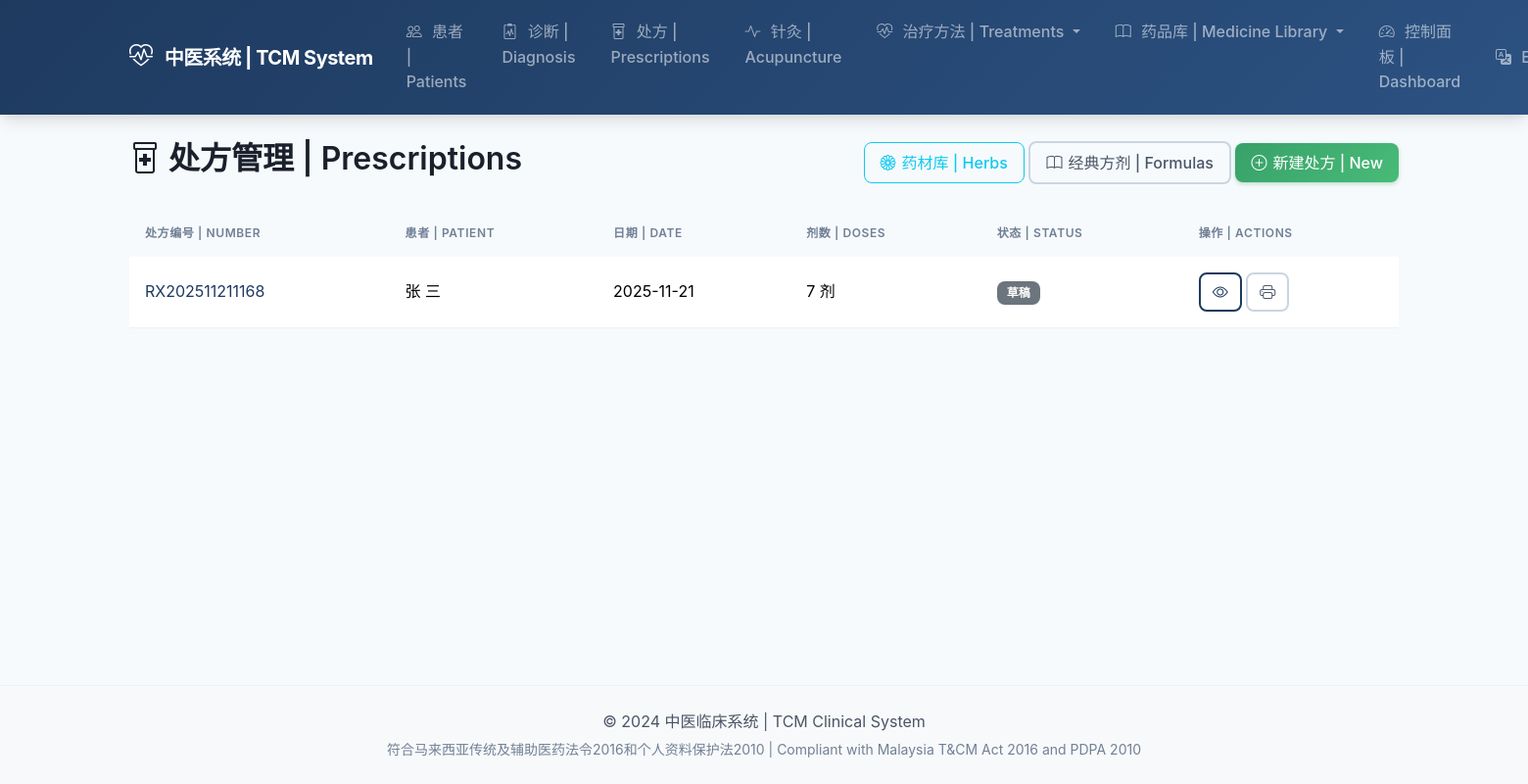
Page /prescriptions/ (signed in) on the committed database.
### prescriptions/models.py (models this page shows, shortened)
class Prescription(models.Model):
    class Status(models.TextChoices):
        DRAFT = 'draft', _('草稿')
        CONFIRMED = 'confirmed', _('已确认')
        DISPENSED = 'dispensed', _('已配药')
        COMPLETED = 'completed', _('已完成')
        CANCELLED = 'cancelled', _('已取消')
    patient = models.ForeignKey(
        'patients.Patient',
        on_delete=models.CASCADE,
        related_name='prescriptions',
        verbose_name=_('患者'),
    )
    practitioner = models.ForeignKey(
        settings.AUTH_USER_MODEL,
        on_delete=models.SET_NULL,
        null=True,
        related_name='prescriptions',
        verbose_name=_('医师'),
    )
    diagnosis_session = models.ForeignKey(
        'diagnosis.DiagnosisSession',
        on_delete=models.SET_NULL,
        null=True,
        blank=True,
        related_name='prescriptions',
        verbose_name=_('诊断记录'),
    )
    based_on_formula = models.ForeignKey(
        ClassicFormula,
        on_delete=models.SET_NULL,
        null=True,
        blank=True,
        related_name='derived_prescriptions',
        verbose_name=_('基于方剂'),
    )
    prescription_number = models.CharField(
        _('处方编号'),
        max_length=50,
        unique=True,
    )
    prescription_date = models.DateTimeField(
        _('处方日期'),
        auto_now_add=True,
    )
    diagnosis = models.TextField(
        _('诊断'),
        blank=True,
    )
    treatment_principle = models.TextField(
        _('治则治法'),
        blank=True,
    )
    doses = models.PositiveIntegerField(
        _('剂数'),
        default=7,
        help_text=_('Number of doses to prepare'),
    )
    decoction_method = models.TextField(
        _('煎煮方法'),
        default='水煎服，每日一剂，分两次温服。',
        help_text=_('Instructions for decoction'),
    )
    dietary_advice = models.TextField(
        _('饮食宜忌'),
        blank=True,
    )
    lifestyle_advice = models.TextField(
        _('生活建议'),
        blank=True,
    )
    notes = models.TextField(
        _('备注'),
        blank=True,
    )
    status = models.CharField(
        _('状态'),
        max_length=20,
        choices=Status.choices,
        default=Status.DRAFT,
    )
    total_price = models.DecimalField(
        _('总价'),
        max_digits=10,
        decimal_places=2,
        null=True,
        blank=True,
    )
    created_at = models.DateTimeField(auto_now_add=True)
    updated_at = models.DateTimeField(auto_now=True)
    class Meta:
        verbose_name = _('处方')
        verbose_name_plural = _('处方')
        ordering = ['-prescription_date']

### patients/models.py (models this page shows, shortened)
class Patient(models.Model):
    class Gender(models.TextChoices):
        MALE = 'M', _('Male (男)')
        FEMALE = 'F', _('Female (女)')
        OTHER = 'O', _('Other (其他)')
    class BloodType(models.TextChoices):
        A_POSITIVE = 'A+', 'A+'
        A_NEGATIVE = 'A-', 'A-'
        B_POSITIVE = 'B+', 'B+'
        B_NEGATIVE = 'B-', 'B-'
        AB_POSITIVE = 'AB+', 'AB+'
        AB_NEGATIVE = 'AB-', 'AB-'
        O_POSITIVE = 'O+', 'O+'
        O_NEGATIVE = 'O-', 'O-'
        UNKNOWN = 'UK', _('Unknown')
    patient_id = models.UUIDField(
        default=uuid.uuid4,
        editable=False,
        unique=True,
    )
    first_name = models.CharField(
        _('First Name'),
        max_length=100,
    )
    last_name = models.CharField(
        _('Last Name'),
        max_length=100,
    )
    chinese_name = models.CharField(
        _('Chinese Name (中文姓名)'),
        max_length=100,
        blank=True,
    )
    ic_number = models.CharField(
        _('IC/Passport Number'),
        max_length=30,
        unique=True,
        help_text=_('Malaysian IC or Passport number'),
    )
    date_of_birth = models.DateField(
        _('Date of Birth'),
    )
    gender = models.CharField(
        _('Gender'),
        max_length=1,
        choices=Gender.choices,
    )
    blood_type = models.CharField(
        _('Blood Type'),
        max_length=3,
        choices=BloodType.choices,
        default=BloodType.UNKNOWN,
    )
    phone = models.CharField(
        _('Phone Number'),
        max_length=20,
    )
    email = models.EmailField(
        _('Email'),
        blank=True,
    )
    address = models.TextField(
        _('Address'),
    )
    emergency_contact_name = models.CharField(
        _('Emergency Contact Name'),
        max_length=100,
        blank=True,
    )
    emergency_contact_phone = models.CharField(
        _('Emergency Contact Phone'),
        max_length=20,
        blank=True,
    )
    allergies = models.TextField(
        _('Allergies (过敏史)'),
        blank=True,
        help_text=_('List all known allergies to medications, herbs, or substances'),
    )
    chronic_conditions = models.TextField(
        _('Chronic Conditions (慢性疾病)'),
        blank=True,
        help_text=_('e.g., Diabetes, Hypertension, Heart Disease'),
    )
    current_medications = models.TextField(
        _('Current Medications (目前用药)'),
        blank=True,
        help_text=_('List all current Western and TCM medications'),
    )
    medical_history = models.TextField(
        _('Medical History (病史)'),
        blank=True,
        help_text=_('Past surgeries, major illnesses, hospitalizations'),
    )
    family_history = models.TextField(
        _('Family History (家族史)'),
        blank=True,
        help_text=_('Hereditary conditions in family'),
    )
    tcm_constitution = models.CharField(
        _('TCM Constitution (中医体质)'),
        max_length=100,
        blank=True,
        help_text=_('e.g., 气虚质, 阳虚质, 痰湿质'),
    )
    photo = models.ImageField(
        _('Photo'),
        upload_to='patients/photos/',
        blank=True,
        null=True,
    )
    notes = models.TextField(
        _('Additional Notes'),
        blank=True,
    )
    assigned_practitioner = models.ForeignKey(
        settings.AUTH_USER_MODEL,
        on_delete=models.SET_NULL,
        null=True,
        blank=True,
        related_name='patients',
        limit_choices_to={'role': 'practitioner'},
        verbose_name=_('Assigned Practitioner'),
    )
    user_account = models.OneToOneField(
        settings.AUTH_USER_MODEL,
        on_delete=models.SET_NULL,
        null=True,
        blank=True,
        related_name='patient_profile',
        verbose_name=_('User Account'),
    )
    consent_data_sharing = models.BooleanField(
        _('Consent to Data Sharing'),
        default=False,
        help_text=_('PDPA 2010 compliant consent for data sharing'),
    )
    consent_date = models.DateField(
        _('Consent Date'),
        null=True,
        blank=True,
    )
    is_active = models.BooleanField(
        _('Active'),
        default=True,
    )
    created_at = models.DateTimeField(auto_now_add=True)
    updated_at = models.DateTimeField(auto_now=True)
    class Meta:
        verbose_name = _('Patient')
        verbose_name_plural = _('Patients')
        ordering = ['-updated_at']
    @property
    def full_name(self):
        return f"{self.first_name} {self.last_name}"

### prescriptions/views.py (the view)
# urls.py: path('', views.PrescriptionListView.as_view(), name='list'),
class PrescriptionListView(LoginRequiredMixin, PractitionerRequiredMixin, ListView):
    model = Prescription
    template_name = 'prescriptions/prescription_list.html'
    context_object_name = 'prescriptions'
    paginate_by = 20
    def get_queryset(self):
        queryset = Prescription.objects.select_related('patient', 'practitioner')
        if self.request.user.role == 'practitioner' and not self.request.user.is_staff:
            queryset = queryset.filter(practitioner=self.request.user)
        return queryset.order_by('-prescription_date')

### accounts/models.py (called while the page is built)
    @property
    def is_admin(self):
        return self.role == self.Role.ADMIN

    @property
    def is_practitioner(self):
        return self.role == self.Role.PRACTITIONER

### prescriptions/views.py (called while the page is built)
    def test_func(self):
        return self.request.user.is_authenticated and (
            self.request.user.role in ['practitioner', 'admin'] or
            self.request.user.is_staff
        )

### templates/prescriptions/prescription_list.html (shortened to what this page needs)
{% extends 'base.html' %}
{% load i18n %}
{% block content %}
<div class="d-flex justify-content-between align-items-center mb-4">
    <h2>
        <i class="bi bi-prescription2"></i>
        处方管理 | Prescriptions
    </h2>
    <div>
        <a href="{% url 'prescriptions:herb_list' %}" class="btn btn-outline-info">
            <i class="bi bi-flower1"></i> 药材库 | Herbs
        </a>
        <a href="{% url 'prescriptions:formula_list' %}" class="btn btn-outline-secondary">
            <i class="bi bi-book"></i> 经典方剂 | Formulas
        </a>
        <a href="{% url 'prescriptions:select_patient' %}" class="btn btn-success">
            <i class="bi bi-plus-circle"></i> 新建处方 | New
        </a>
    </div>
</div>
{% if prescriptions %}
<div class="table-responsive">
    <table class="table table-hover">
        <thead class="table-light">
            <tr>
                <th>处方编号 | Number</th>
                <th>患者 | Patient</th>
                <th>日期 | Date</th>
                <th>剂数 | Doses</th>
                <th>状态 | Status</th>
                <th>操作 | Actions</th>
            </tr>
        </thead>
        <tbody>
            {% for prescription in prescriptions %}
            <tr>
                <td>
                    <a href="{% url 'prescriptions:detail' prescription.pk %}">
                        {{ prescription.prescription_number }}
                    </a>
                </td>
                <td>{{ prescription.patient.full_name }}</td>
                <td>{{ prescription.prescription_date|date:"Y-m-d" }}</td>
                <td>{{ prescription.doses }} 剂</td>
                <td>
                    <span class="badge bg-{% if prescription.status == 'completed' %}success{% elif prescription.status == 'confirmed' %}primary{% elif prescription.status == 'dispensed' %}info{% elif prescription.status == 'cancelled' %}danger{% else %}secondary{% endif %}">
                        {{ prescription.get_status_display }}
                    </span>
                </td>
                <td>
                    <a href="{% url 'prescriptions:detail' prescription.pk %}" class="btn btn-sm btn-outline-primary">
                        <i class="bi bi-eye"></i>
                    </a>
                    <a href="{% url 'prescriptions:print' prescription.pk %}" class="btn btn-sm btn-outline-secondary" target="_blank">
                        <i class="bi bi-printer"></i>
                    </a>
                </td>
            </tr>
            {% endfor %}
        </tbody>
    </table>
</div>
{% else %}
<div class="alert alert-info">
    <i class="bi bi-info-circle me-2"></i>
    暂无处方记录。| No prescriptions yet.
    <a href="{% url 'prescriptions:select_patient' %}" class="alert-link">新建处方 | Create one</a>
</div>
{% endif %}
{% endblock %}

### static/css/style.css (style rules this page uses)
:root { --tcm-primary: #1e3a5f; --tcm-primary-light: #2c5282; --tcm-primary-dark: #152a45; --tcm-secondary: #38a169; --tcm-secondary-light: #48bb78; --tcm-accent: #ed8936; --tcm-accent-light: #f6ad55; --tcm-danger: #e53e3e; --tcm-warning: #ecc94b; --tcm-info: #4299e1; --tcm-gray-50: #f7fafc; --tcm-gray-100: #edf2f7; --tcm-gray-200: #e2e8f0; --tcm-gray-300: #cbd5e0; --tcm-gray-400: #a0aec0; --tcm-gray-500: #718096; --tcm-gray-600: #4a5568; --tcm-gray-700: #2d3748; --tcm-gray-800: #1a202c; --tcm-gradient: linear-gradient(135deg, var(--tcm-primary) 0%, var(--tcm-primary-light) 100%); --tcm-gradient-accent: linear-gradient(135deg, var(--tcm-secondary) 0%, var(--tcm-secondary-light) 100%); --shadow-sm: 0 1px 2px 0 rgba(0, 0, 0, 0.05); --shadow: 0 4px 6px -1px rgba(0, 0, 0, 0.1), 0 2px 4px -1px rgba(0, 0, 0, 0.06); --shadow-md: 0 10px 15px -3px rgba(0, 0, 0, 0.1), 0 4px 6px -2px rgba(0, 0, 0, 0.05); --shadow-lg: 0 20px 25px -5px rgba(0, 0, 0, 0.1), 0 10px 10px -5px rgba(0, 0, 0, 0.04); --transition-fast: 150ms ease; --transition-normal: 300ms ease; --radius-sm: 0.375rem; --radius: 0.5rem; --radius-lg: 0.75rem; --radius-xl: 1rem; }
* { box-sizing: border-box; }
body { min-height: 100vh; display: flex; flex-direction: column; font-family: 'Inter', -apple-system, BlinkMacSystemFont, 'Segoe UI', Roboto, sans-serif; background-color: var(--tcm-gray-50); color: var(--tcm-gray-700); line-height: 1.6; }
h1, h2, h3, h4, h5, h6 { font-weight: 600; color: var(--tcm-gray-800); line-height: 1.3; }
a { color: var(--tcm-primary); text-decoration: none; transition: color var(--transition-fast); }
.btn { font-weight: 500; padding: 0.5rem 1rem; border-radius: var(--radius); transition: all var(--transition-fast); display: inline-flex; align-items: center; justify-content: center; gap: 0.375rem; }
.btn i { font-size: 1rem; }
.btn-success { background: var(--tcm-gradient-accent); border: none; box-shadow: 0 2px 4px rgba(56, 161, 105, 0.3); }
.btn-outline-primary { color: var(--tcm-primary); border: 2px solid var(--tcm-primary); background: transparent; }
.btn-outline-secondary { color: var(--tcm-gray-600); border: 2px solid var(--tcm-gray-300); background: transparent; }
.btn-sm { padding: 0.375rem 0.75rem; font-size: 0.875rem; }
.table { margin-bottom: 0; }
.table th { font-weight: 600; font-size: 0.75rem; text-transform: uppercase; letter-spacing: 0.05em; color: var(--tcm-gray-500); background-color: var(--tcm-gray-50); padding: 0.875rem 1rem; border: none; }
.table td { padding: 1rem; vertical-align: middle; border-color: var(--tcm-gray-100); }
.table tbody tr { transition: background-color var(--transition-fast); }
.badge { font-weight: 600; font-size: 0.75rem; padding: 0.375rem 0.625rem; border-radius: var(--radius); }

### rows in the picture
Prescription: prescription_number "RX202511211168", patient.full_name "张 三", prescription_date "2025-11-21", doses "7", status "草稿"
